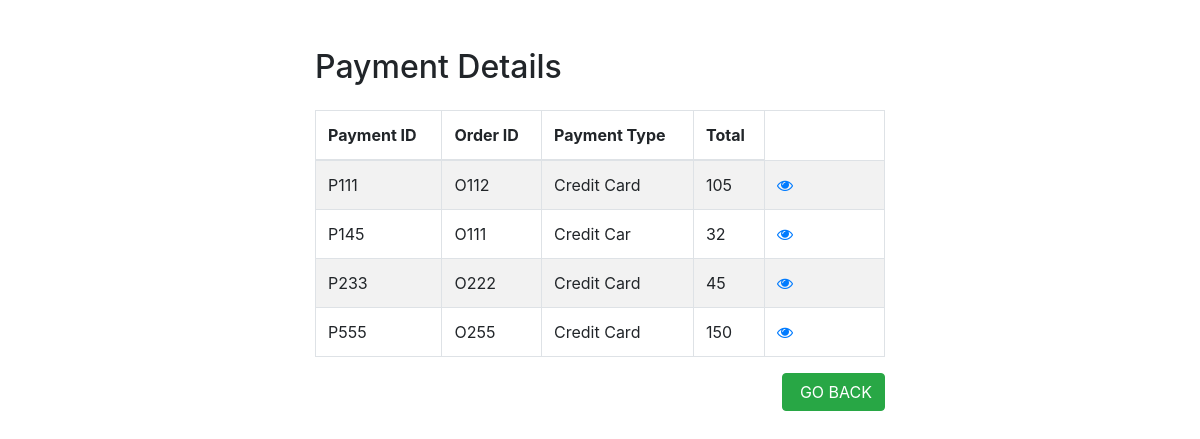
Page /CRUD_Payment/index.php on the committed database.
### tables this page shows
CREATE TABLE `tblpayment` (
  `PAYMENT_ID` char(9) NOT NULL,
  `ORDER_ID` char(9) NOT NULL,
  `PAYMENT_TYPE` char(50) NOT NULL,
  `TOTAL` decimal(10,0) NOT NULL
);

### CRUD_Payment/index.php (the view, shortened to what this page needs)
<!DOCTYPE html>
<html lang="en">
<head>
    <link rel="stylesheet" href="https://stackpath.bootstrapcdn.com/bootstrap/4.5.2/css/bootstrap.min.css">
    <link rel="stylesheet" href="https://maxcdn.bootstrapcdn.com/font-awesome/4.7.0/css/font-awesome.min.css">
</head>
<body>
    <div class="wrapper">
        <div class="container-fluid">
            <div class="row">
                <div class="col-md-12">
                    <div class="mt-5 mb-3 clearfix">
                        <h2 class="pull-left">Payment Details</h2>
                    </div>
                    <?php
                    require_once "config.php";
                    $sql = "SELECT * FROM tblpayment";
                    if($result = mysqli_query($link, $sql)){
                        if(mysqli_num_rows($result) > 0){
                            echo '<table class="table table-bordered table-striped">';
                                echo "<thead>";
                                    echo "<tr>";
                                        echo "<th>Payment ID</th>";
                                        echo "<th>Order ID</th>";
                                        echo "<th>Payment Type</th>";
                                        echo "<th>Total</th>";
                                    echo "</tr>";
                                echo "</thead>";
                                echo "<tbody>";
                                while($row = mysqli_fetch_array($result)){
                                    echo "<tr>";
                                        echo "<td>" . $row['PAYMENT_ID'] . "</td>";
                                        echo "<td>" . $row['ORDER_ID'] . "</td>";
                                        echo "<td>" . $row['PAYMENT_TYPE'] . "</td>";
                                        echo "<td>" . $row['TOTAL'] . "</td>";
                                        echo "<td>";
                                            echo '<a href="read.php?id='. $row['PAYMENT_ID'] .'" class="mr-3" title="View Record" data-toggle="tooltip"><span class="fa fa-eye"></span></a>';
                                        echo "</td>";
                                    echo "</tr>";
                                }
                                echo "</tbody>";
                            echo "</table>";
                        } else{
                            echo '<div class="alert alert-danger"><em>No records were found.</em></div>';
                        }
                    } else{
                        echo "Oops! Something went wrong. Please try again later.";
                    }
                    ?>
                    <a href="../Admin_Index/index.php" class="btn btn-success pull-right"><i class="fa"></i> GO BACK</a>
                </div>
            </div>
        </div>
    </div>
</body>
</html>

### CRUD_Payment/index.php (style rules this page uses)
.wrapper { width: 600px; margin: 0 auto; }
table tr td:last-child { width: 120px; }

### rows in the picture
tblpayment: PAYMENT_ID "P111", ORDER_ID "O112", PAYMENT_TYPE "Credit Card", TOTAL "105"
tblpayment: PAYMENT_ID "P145", ORDER_ID "O111", PAYMENT_TYPE "Credit Car", TOTAL "32"
tblpayment: PAYMENT_ID "P233", ORDER_ID "O222", PAYMENT_TYPE "Credit Card", TOTAL "45"
tblpayment: PAYMENT_ID "P555", ORDER_ID "O255", PAYMENT_TYPE "Credit Card", TOTAL "150"
